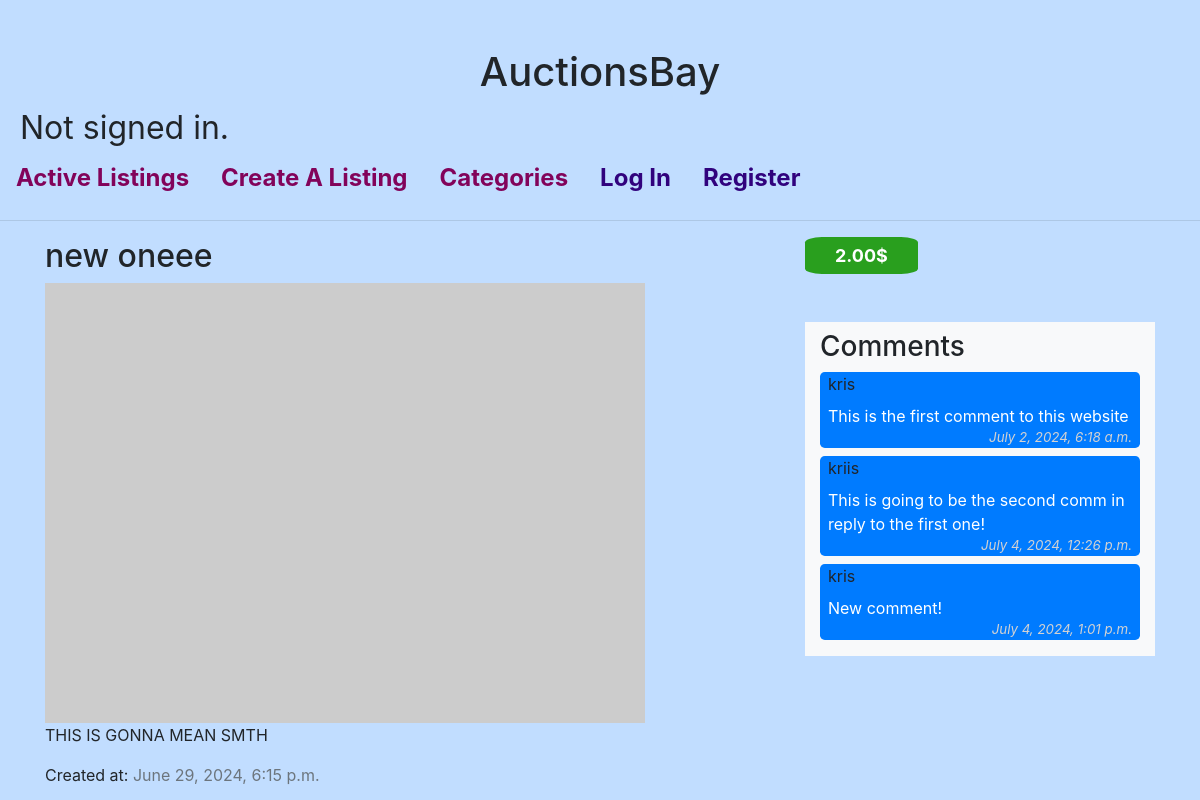
/listing/2, run on the app's committed database.
### auctions/models.py (models this page shows, shortened)
class Listing(models.Model):
    id = models.AutoField(primary_key=True)
    user = models.ForeignKey(User, on_delete=models.CASCADE, related_name="owner")
    title = models.CharField(max_length=200)
    description = models.TextField()
    starting_bid = models.DecimalField(max_digits=10, decimal_places=2)
    current_price = models.DecimalField(max_digits=10, decimal_places=2)
    current_winner = models.ForeignKey(User, on_delete=models.CASCADE, null=True, default=None)
    is_open = models.BooleanField(default=True)
    image_url = models.URLField(blank=True, max_length=248)
    category = models.CharField(max_length=100, blank=True)
    created_at = models.DateTimeField(auto_now_add=True)

class Comment(models.Model):
    id = models.AutoField(primary_key=True)
    user = models.ForeignKey(User, on_delete=models.CASCADE)
    listing = models.ForeignKey(Listing, on_delete=models.CASCADE, related_name="comments")
    content = models.TextField()
    created_at = models.DateTimeField(auto_now_add=True)

class User(AbstractUser):
    id = models.AutoField(primary_key=True)
    username = models.CharField(max_length=64, unique=True)
    password = models.CharField(max_length=64)
    email = models.EmailField(max_length=128, unique=True)

### auctions/views.py (the view)
# urls.py: path("listing/<int:listing_id>", views.listing, name="listing"),
def listing(request, listing_id):
    is_watching = check_watching(request, listing_id)
    listing = Listing.objects.get(id=listing_id)
    if Bid.objects.filter(listing=listing).order_by('-amount').first() is not None:
        listing.current_price = Bid.objects.filter(listing=listing).order_by('-amount').first().amount
        listing.save()
    return render(request, "auctions/listing.html", {
        "listing": listing,
        "is_watching": is_watching,
    })

### auctions/views.py (called while the page is built)
def check_watching(request, listing_id):
    is_watching = False
    if Watchlist.objects.filter(listing=listing_id).exists():
        if request.user.id == Watchlist.objects.get(listing=listing_id).user.id:
            is_watching = True
        else:
            is_watching = False
    return is_watching

### auctions/templates/auctions/listing.html (shortened to what this page needs)
{% extends "auctions/layout.html" %}
{% block body %}
    <div class="container">
        <div class="row">
            <div class="col-md-8">
                <h2>{{ listing.title }}</h2>
                {% if listing.image_url %}
                    <img src="{{ listing.image_url }}" alt="..." class="img-fluid" />
                {% else %}
                    <img src="https://via.placeholder.com/600x440" alt="..." class="img-fluid" />
                {% endif %}
                <p>{{ listing.description }}</p>
                <p>Created at: <span class="text-muted">{{ listing.created_at }}</span></p>
            </div>
            <div class="col-md-4">
                <div class="d-flex justify-content-between align-items-center mb-4">
                    <p class="current_price">{{ listing.current_price }}$</p>
                </div>
                <div class="container mt-5 py-2 bg-light">
                    <h3>Comments</h3>
                        {% if listing.comments.all %}
                            {% for comment in listing.comments.all %}
                                    <div class="bg-primary rounded-lg px-2 my-2">
                                        <p class="m-0 pb-2">{{ comment.user }}</p>
                                        <p class="m-0 text-white">{{ comment.content }}</p>
                                        <div class="d-flex justify-content-end">
                                            <span class="comment_created">{{ comment.created_at }}</span>
                                        </div>
                                    </div>
                            {% endfor %}
                        {% else %}
                            <p>No comments yet</p>
                        {% endif %}
                </div>
            </div>
        </div>
    </div>
{% endblock %}

### auctions/templates/auctions/layout.html (shortened to what this page needs)
{% load static %}
<!DOCTYPE html>
<html lang="en">
  <head>
    <link
      rel="stylesheet"
      href="https://stackpath.bootstrapcdn.com/bootstrap/4.4.1/css/bootstrap.min.css"
    />
    <link href="{% static 'auctions/styles.css' %}" rel="stylesheet" />
  </head>
  <body>
    <h1 class="main_heading mt-5">AuctionsBay</h1>
    <div>
      {% if user.is_authenticated %}
        <p class="greeting">Hello, <strong>{{ user.username.capitalize }}</strong>!</p>
      {% else %}
        <p class="greeting">Not signed in.</p>
      {% endif %}
    </div>
    <ul class="nav">
      <li class="nav-item">
        <a class="nav-link n_link" href="{% url 'index' %}">Active Listings</a>
      </li>
      <li class="nav-item">
        <a class="nav-link n_link" href="{% url 'create' %}">Create A Listing</a>
      </li>
      <li class="nav-item">
        <a class="nav-link n_link" href="{% url 'categories' %}">Categories</a>
      </li>
      {% if user.is_authenticated %}
      <li class="nav-item">
        <a class="nav-link n_link" href="{% url 'watchlist' %}">Watchlist</a>
      </li>
      <li class="nav-item">
        <a class="nav-link n_link" href="{% url 'closed_listings' %}">Closed Listings</a>
      </li>
      <li class="nav-item">
        <a class="nav-link n_link_auth" href="{% url 'logout' %}">Log Out</a>
      </li>
      {% else %}
      <li class="nav-item">
        <a class="nav-link n_link_auth" href="{% url 'login' %}">Log In</a>
      </li>
      <li class="nav-item">
        <a class="nav-link n_link_auth" href="{% url 'register' %}">Register</a>
      </li>
      {% endif %}
    </ul>
    <hr />
    {% block body %} {% endblock %}
  </body>
</html>

### auctions/static/auctions/styles.css (style rules this page uses)
body { background: rgb(193, 221, 255); }
.main_heading { text-align: center; }
.greeting { margin: 0; font-size: 2rem; padding-left: 20px; }
.n_link { color: rgb(130, 3, 90); font-weight: bold; text-decoration: none; font-size: 1.5rem; }
.n_link_auth { color: rgb(49, 2, 125); font-weight: bold; text-decoration: none; font-size: 1.5rem; }
.comment_created { font-size: smaller; text-align: right; color: rgb(211, 210, 210); font-style: italic; }
.current_price { font-weight: bold; font-size: large; display: inline-block; background: rgb(41, 159, 30); padding: 5px 30px; border-radius: 15%; color: white; margin: 0; }

### data on the page
Listing: title "new oneee", description "THIS IS GONNA MEAN SMTH", created_at "June 29, 2024, 6:15 p.m.", current_price "2.00"
Comment: user "kris", content "This is the first comment to this website", created_at "July 2, 2024, 6:18 a.m."
Comment: user "kriis", content "This is going to be the second comm in reply to the first one!", created_at "July 4, 2024, 12:26 p.m."
Comment: user "kris", content "New comment!", created_at "July 4, 2024, 1:01 p.m."
